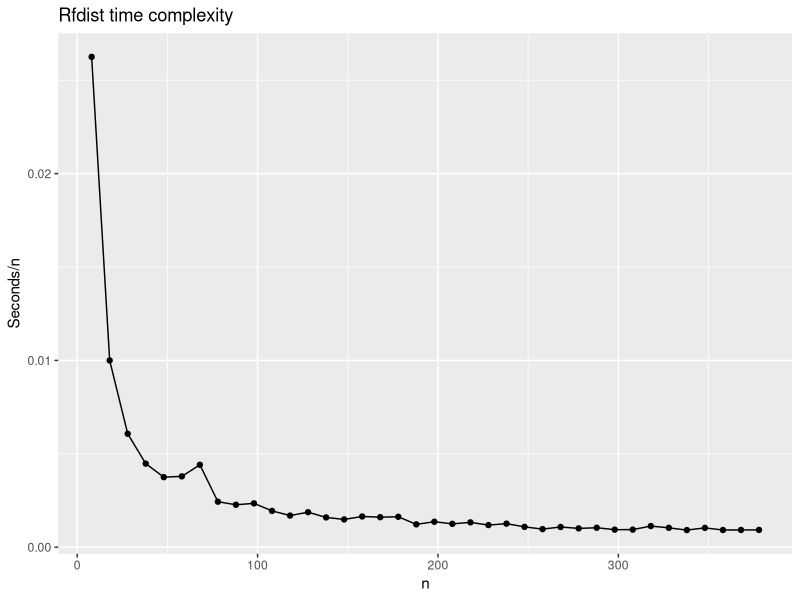

Generate this figure with R:
## ---- chunk 1
knitr::opts_chunk$set(echo = F, warning = F,message = F)
## ---- chunk 2

library(tidyverse)
## ---- chunk 3
n_and_time <- c(8, 0.21, 18, 0.18, 28, 0.17, 38, 0.17, 48, 0.18, 58, 0.22, 68, 0.30, 78, 0.19, 88, 0.20, 98, 0.23, 108, 0.21, 118, 0.20, 128, 0.24, 138, 0.22, 148, 0.22, 158, 0.26, 168, 0.27, 178, 0.29, 188, 0.23, 198, 0.27, 208, 0.26, 218, 0.29, 228, 0.27, 238, 0.30, 248, 0.27, 258, 0.25, 268, 0.29, 278, 0.28, 288, 0.30, 298, 0.28, 308, 0.29, 318, 0.36, 328, 0.34, 338, 0.31, 348, 0.36, 358, 0.33, 368, 0.34, 378, 0.35)
n <- n_and_time[c(T, F)]
time <- n_and_time[c(F, T)]

timings <- data.frame(n,time)


time_plot <- ggplot(data=timings)+
  geom_point(aes(x=n,y=time/n))+
  geom_line(aes(x=n,y=time/n))+
  ggtitle("Rfdist time complexity")+
  ylab("Seconds/n")

time_plot




